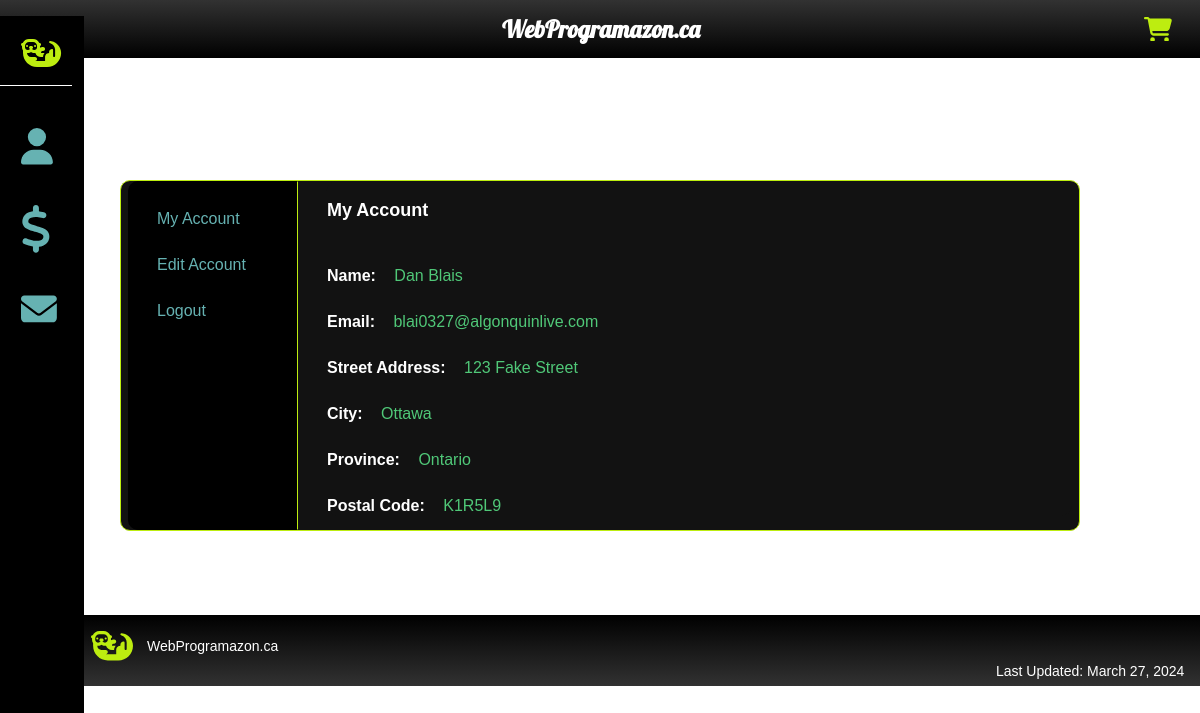
The page /Assignment2/public/index.php?page=account (signed in) on the database its author committed.
### tables this page shows
CREATE TABLE `users` (
  `user_id` bigint(20) NOT NULL,
  `full_name` varchar(50) NOT NULL,
  `email` varchar(350) NOT NULL,
  `password` varchar(250) NOT NULL,
  `address` varchar(300) NOT NULL,
  `city` varchar(300) NOT NULL,
  `province` varchar(100) NOT NULL,
  `postal_code` varchar(6) NOT NULL,
  `is_admin` tinyint(1) NOT NULL DEFAULT 0,
  `created` timestamp NOT NULL DEFAULT current_timestamp(),
  `updated` datetime DEFAULT current_timestamp() ON UPDATE current_timestamp()
);

### Assignment2/public/index.php (called while the page is built, shortened)
<?php
include '../private/utilities.php';
$page = isset($_GET['page']) && file_exists($_GET['page'] . '.php') ? $_GET['page'] : 'home';
include $page . '.php';

### Assignment2/private/utilities.php (called while the page is built, shortened)
<?php
function connectDB(): PDO {
    static $db;
    if(!$db) {
        $db = new PDO(sprintf("mysql:host=%s;dbname=%s;charset=UTF8", DB_HOST, DB_NAME),
                    DB_USER, DB_PASS,
                    [PDO::ATTR_ERRMODE => PDO::ERRMODE_EXCEPTION]);
    }
    return $db;
}

### Assignment2/private/account.php (called while the page is built, shortened)
<?php
$sql = "SELECT * FROM users WHERE email = '".$_SESSION['email']."'";
$stmt = connectDB()->prepare($sql);
$stmt->execute();
$currentUser = $stmt->fetch(PDO::FETCH_ASSOC);

### Assignment2/public/account.php (the view, shortened to what this page needs)
<?php
require __DIR__ . '/../private/account.php';
?>
<div id="spacer"></div>
<div id="account-container">
    <div id="account-nav">
        <a href="index.php?page=account" class="account-nav-item">My Account</a>
        <a href="index.php?page=edit" class="account-nav-item">Edit Account</a>
        <a href="index.php?page=logout" class="account-nav-item">Logout</a>
    </div>
    <div id="account-details-container">
        <h3 id="account-header">My Account</h3>
        <span class="account-item"><b class="account-category">Name:</b>
            <?= $currentUser['full_name'] ?>
        </span>
        <span class="account-item"><b class="account-category">Email:</b>
            <?= $currentUser['email'] ?>
        </span>
        <span class="account-item"><b class="account-category">Street Address:</b>
            <?= $currentUser['address'] ?>
        </span>
        <span class="account-item"><b class="account-category">City:</b>
            <?= $currentUser['city'] ?>
        </span>
        <span class="account-item"><b class="account-category">Province:</b>
            <?= $currentUser['province'] ?>
        </span>
        <span class="account-item"><b class="account-category">Postal Code:</b>
            <?= $currentUser['postal_code'] ?>
        </span>
    </div>
</div>

### Assignment2/public/css/Styles.css (style rules this page uses)
* { font-family: 'Gill Sans', 'Gill Sans MT', Calibri, 'Trebuchet MS', sans-serif; font-size: 8px; }
.account-category { color: white; font-size: 16px; margin: 0 1rem 0 0; }
#account-container { background-color: #121212; border: 1px solid #BDED10; border-radius: 10px; display: flex; justify-content: center; margin: 10vh 10vw 10.5vh 10vw; }
#account-details-container { background-color: #121212; border: 1px solid #121212; border-radius: 10px; display: flex; flex-direction: column; margin: 0 0 1rem 0; width: 62vw; }
#account-header { font-size: 18px; }
.account-item { color: #50C878; font-size: 16px; margin: 2rem 0 0 0; }
#account-nav { align-items: left; background-color: black; border: 1px solid black; border-right: 0.25px solid #BDED10; border-top-left-radius: 10px; border-bottom-left-radius: 10px; display: flex; flex-direction: column; margin: 0 2rem 0 0; width: 12rem; }
.account-nav-item { color: #66B2B2; font-size: 16px; margin: 2rem 0 0 2rem; text-decoration: none; }
body { background-image: url("../web/login-background.jpg"); color: white; margin: 0; padding: 0; }
#spacer { padding: 7.5rem 0 0 0; }
@media only screen and (min-width: 600px) { * { font-size: 10px; } }
@media only screen and (min-width: 600px) { #spacer { padding: 7rem 0 0 0; } }
@media only screen and (min-width: 768px) { * { font-size: 12px; } }
@media only screen and (min-width: 768px) { #spacer { padding: 6.5rem 0 0 0; } }
@media only screen and (min-width: 992px) { * { font-size: 14px; } }
@media only screen and (min-width: 992px) { #spacer { padding: 6rem 0 0 0; } }

### rows shown on the page
users: full_name "Dan Blais", email "blai0327@algonquinlive.com", address "123 Fake Street", city "Ottawa", province "Ontario", postal_code "K1R5L9"
